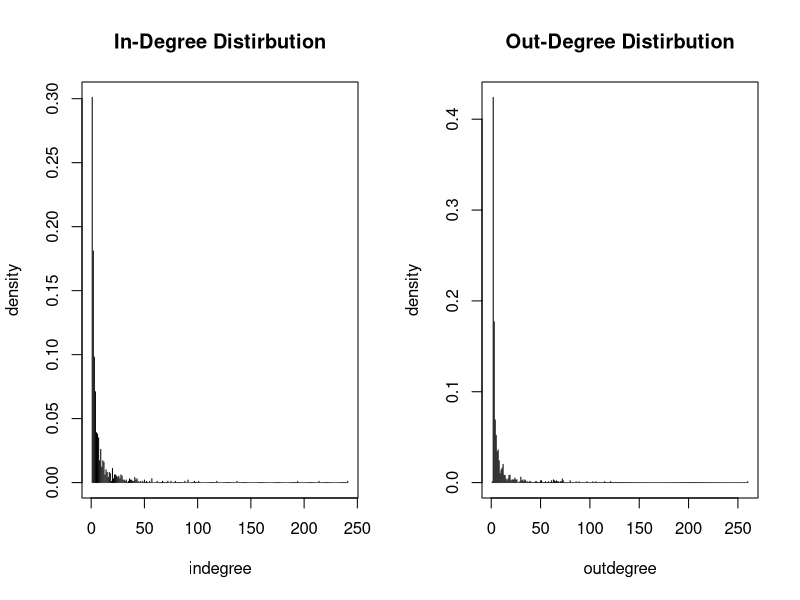
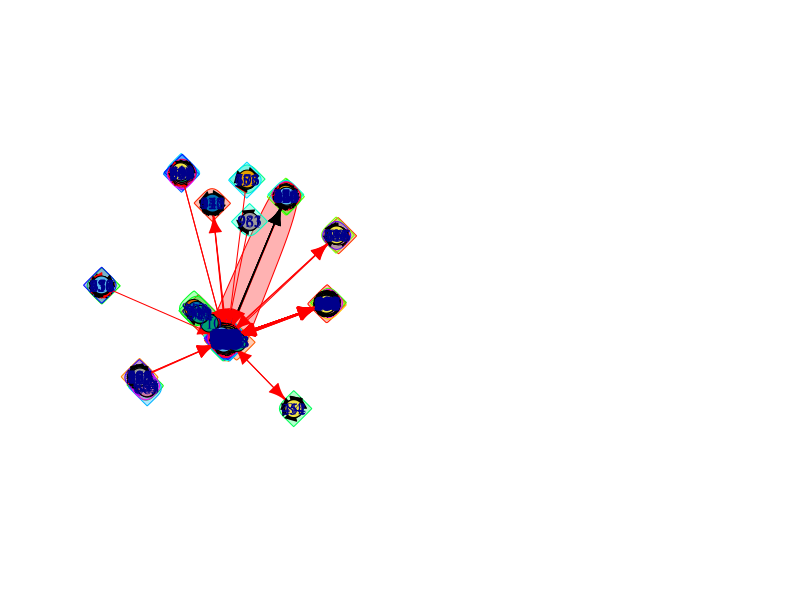

Write the R code that produced these figures, in order.
library("igraph")
#(a)
NodesNum = 1000
Diameter = numeric(0)
#create a graph with forward burning prob = 0.5 and backward burning ration = 0.5 and 1 ambassador
for (i in 1:100){
  g = forest.fire.game(NodesNum, 0.5, 0.5, 1, directed=TRUE)
  Diameter = c (Diameter, diameter(g))
}
par(mfrow=c(1,2))
plot(degree.distribution(g,mode="in"),type="h",main="In-Degree Distirbution",xlab="indegree",ylab="density")
plot(degree.distribution(g,mode="out"),type="h",main="Out-Degree Distirbution",xlab="outdegree",ylab="density")

#(b)
D_avg = mean(Diameter)

#(c)
struct = walktrap.community(g)
mod = modularity(struct)
plot(struct,g)